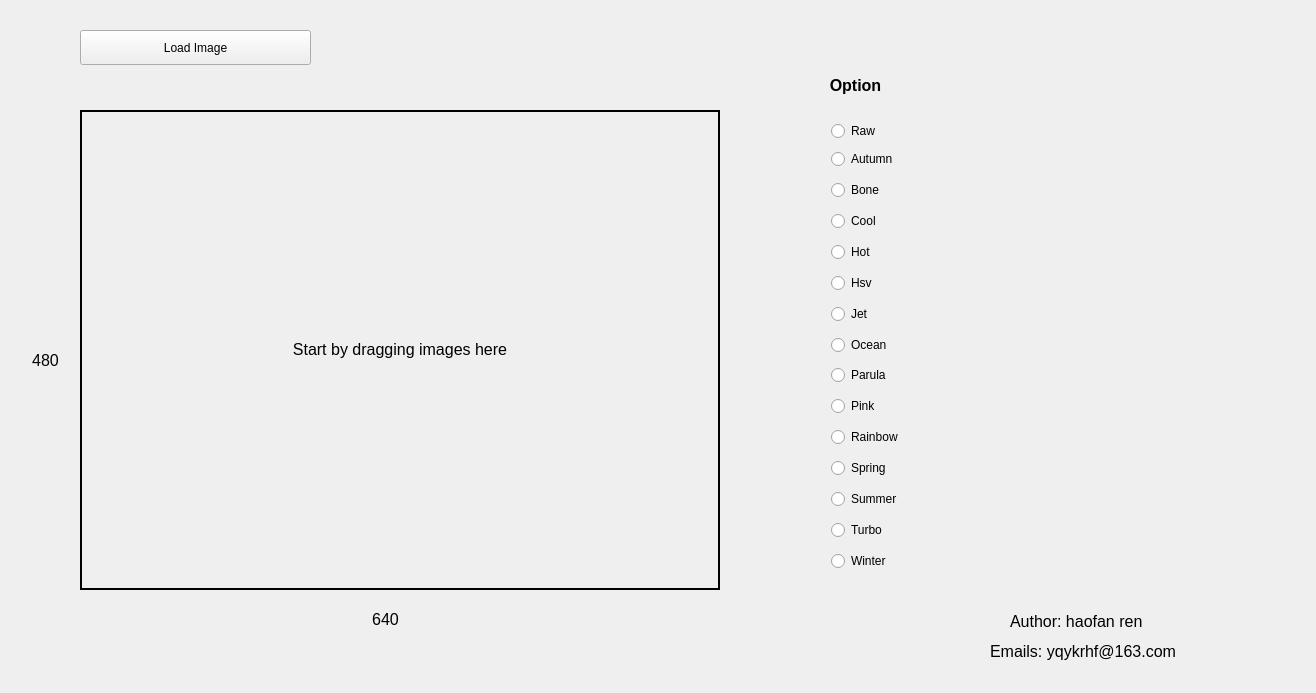
<?xml version="1.0" encoding="UTF-8"?>
<ui version="4.0">
 <class>Widget</class>
 <widget class="QWidget" name="Widget">
  <property name="geometry">
   <rect>
    <x>0</x>
    <y>0</y>
    <width>1316</width>
    <height>693</height>
   </rect>
  </property>
  <property name="cursor">
   <cursorShape>ArrowCursor</cursorShape>
  </property>
  <property name="windowTitle">
   <string>Widget</string>
  </property>
  <property name="windowIcon">
   <iconset>
    <normaloff>logo/logo.ico</normaloff>logo/logo.ico</iconset>
  </property>
  <widget class="QLabel" name="OptionLabel">
   <property name="enabled">
    <bool>true</bool>
   </property>
   <property name="geometry">
    <rect>
     <x>820</x>
     <y>70</y>
     <width>71</width>
     <height>31</height>
    </rect>
   </property>
   <property name="text">
    <string>&lt;html&gt;&lt;head/&gt;&lt;body&gt;&lt;p align=&quot;center&quot;&gt;&lt;span style=&quot; font-size:12pt; font-weight:600;&quot;&gt;Option&lt;/span&gt;&lt;/p&gt;&lt;/body&gt;&lt;/html&gt;</string>
   </property>
  </widget>
  <widget class="QLabel" name="RawImageLabel">
   <property name="geometry">
    <rect>
     <x>80</x>
     <y>110</y>
     <width>640</width>
     <height>480</height>
    </rect>
   </property>
   <property name="styleSheet">
    <string notr="true">border-width: 2px;
border-style: solid;
border-color: rgb(0, 0, 0);</string>
   </property>
   <property name="text">
    <string>&lt;html&gt;&lt;head/&gt;&lt;body&gt;&lt;p&gt;&lt;span style=&quot; font-size:12pt;&quot;&gt;Start by dragging images here&lt;/span&gt;&lt;/p&gt;&lt;/body&gt;&lt;/html&gt;</string>
   </property>
   <property name="alignment">
    <set>Qt::AlignCenter</set>
   </property>
  </widget>
  <widget class="QLabel" name="WidthLabel">
   <property name="enabled">
    <bool>true</bool>
   </property>
   <property name="geometry">
    <rect>
     <x>340</x>
     <y>610</y>
     <width>91</width>
     <height>21</height>
    </rect>
   </property>
   <property name="text">
    <string>&lt;html&gt;&lt;head/&gt;&lt;body&gt;&lt;p&gt;&lt;span style=&quot; font-size:12pt;&quot;&gt;640&lt;/span&gt;&lt;br/&gt;&lt;/p&gt;&lt;/body&gt;&lt;/html&gt;</string>
   </property>
   <property name="alignment">
    <set>Qt::AlignCenter</set>
   </property>
  </widget>
  <widget class="QLabel" name="HeightLabel">
   <property name="enabled">
    <bool>true</bool>
   </property>
   <property name="geometry">
    <rect>
     <x>0</x>
     <y>350</y>
     <width>91</width>
     <height>21</height>
    </rect>
   </property>
   <property name="text">
    <string>&lt;html&gt;&lt;head/&gt;&lt;body&gt;&lt;p&gt;&lt;span style=&quot; font-size:12pt;&quot;&gt;480&lt;/span&gt;&lt;/p&gt;&lt;/body&gt;&lt;/html&gt;</string>
   </property>
   <property name="alignment">
    <set>Qt::AlignCenter</set>
   </property>
  </widget>
  <widget class="QWidget" name="layoutWidget">
   <property name="geometry">
    <rect>
     <x>820</x>
     <y>110</y>
     <width>402</width>
     <height>475</height>
    </rect>
   </property>
   <layout class="QVBoxLayout" name="verticalLayout_4">
    <item>
     <widget class="QRadioButton" name="RawRadioButton">
      <property name="styleSheet">
       <string notr="true">font: 10pt &quot;Arial&quot;;</string>
      </property>
      <property name="text">
       <string>Raw</string>
      </property>
      <property name="checked">
       <bool>false</bool>
      </property>
     </widget>
    </item>
    <item>
     <layout class="QVBoxLayout" name="verticalLayout">
      <item>
       <layout class="QHBoxLayout" name="horizontalLayout">
        <item>
         <widget class="QRadioButton" name="AutumnRadioButton">
          <property name="styleSheet">
           <string notr="true">font: 10pt &quot;Arial&quot;;</string>
          </property>
          <property name="text">
           <string>Autumn</string>
          </property>
          <property name="checked">
           <bool>false</bool>
          </property>
         </widget>
        </item>
        <item>
         <widget class="QLabel" name="AutumnScaleLabel">
          <property name="text">
           <string/>
          </property>
          <property name="pixmap">
           <pixmap resource="colormapScale/colormapscale.qrc">:/images/autumn.jpg</pixmap>
          </property>
         </widget>
        </item>
       </layout>
      </item>
      <item>
       <layout class="QHBoxLayout" name="horizontalLayout_2">
        <item>
         <widget class="QRadioButton" name="BoneRadioButton">
          <property name="styleSheet">
           <string notr="true">font: 10pt &quot;Arial&quot;;</string>
          </property>
          <property name="text">
           <string>Bone  </string>
          </property>
         </widget>
        </item>
        <item>
         <widget class="QLabel" name="BoneScaleLabel">
          <property name="text">
           <string/>
          </property>
          <property name="pixmap">
           <pixmap resource="colormapScale/colormapscale.qrc">:/images/bone.jpg</pixmap>
          </property>
         </widget>
        </item>
       </layout>
      </item>
      <item>
       <layout class="QHBoxLayout" name="horizontalLayout_3">
        <item>
         <widget class="QRadioButton" name="CoolRadioButton">
          <property name="styleSheet">
           <string notr="true">font: 10pt &quot;Arial&quot;;</string>
          </property>
          <property name="text">
           <string>Cool  </string>
          </property>
         </widget>
        </item>
        <item>
         <widget class="QLabel" name="CoolScaleLabel">
          <property name="text">
           <string/>
          </property>
          <property name="pixmap">
           <pixmap resource="colormapScale/colormapscale.qrc">:/images/cool.jpg</pixmap>
          </property>
         </widget>
        </item>
       </layout>
      </item>
      <item>
       <layout class="QHBoxLayout" name="horizontalLayout_4">
        <item>
         <widget class="QRadioButton" name="HotRadioButton">
          <property name="styleSheet">
           <string notr="true">font: 10pt &quot;Arial&quot;;</string>
          </property>
          <property name="text">
           <string>Hot   </string>
          </property>
         </widget>
        </item>
        <item>
         <widget class="QLabel" name="HotScaleLabel">
          <property name="text">
           <string/>
          </property>
          <property name="pixmap">
           <pixmap resource="colormapScale/colormapscale.qrc">:/images/hot.jpg</pixmap>
          </property>
         </widget>
        </item>
       </layout>
      </item>
      <item>
       <layout class="QHBoxLayout" name="horizontalLayout_5">
        <item>
         <widget class="QRadioButton" name="HsvRadioButton">
          <property name="styleSheet">
           <string notr="true">font: 10pt &quot;Arial&quot;;</string>
          </property>
          <property name="text">
           <string>Hsv   </string>
          </property>
         </widget>
        </item>
        <item>
         <widget class="QLabel" name="HsvScaleLabel">
          <property name="text">
           <string/>
          </property>
          <property name="pixmap">
           <pixmap resource="colormapScale/colormapscale.qrc">:/images/hsv.jpg</pixmap>
          </property>
         </widget>
        </item>
       </layout>
      </item>
      <item>
       <layout class="QHBoxLayout" name="horizontalLayout_6">
        <item>
         <widget class="QRadioButton" name="JetRadioButton">
          <property name="styleSheet">
           <string notr="true">font: 10pt &quot;Arial&quot;;</string>
          </property>
          <property name="text">
           <string>Jet</string>
          </property>
         </widget>
        </item>
        <item>
         <widget class="QLabel" name="JetScaleLabel">
          <property name="text">
           <string/>
          </property>
          <property name="pixmap">
           <pixmap resource="colormapScale/colormapscale.qrc">:/images/jet.jpg</pixmap>
          </property>
         </widget>
        </item>
       </layout>
      </item>
      <item>
       <layout class="QHBoxLayout" name="horizontalLayout_7">
        <item>
         <widget class="QRadioButton" name="OceanRadioButton">
          <property name="styleSheet">
           <string notr="true">font: 10pt &quot;Arial&quot;;</string>
          </property>
          <property name="text">
           <string>Ocean</string>
          </property>
         </widget>
        </item>
        <item>
         <widget class="QLabel" name="OceanScaleLabel">
          <property name="text">
           <string/>
          </property>
          <property name="pixmap">
           <pixmap resource="colormapScale/colormapscale.qrc">:/images/ocean.jpg</pixmap>
          </property>
         </widget>
        </item>
       </layout>
      </item>
      <item>
       <layout class="QHBoxLayout" name="horizontalLayout_8">
        <item>
         <widget class="QRadioButton" name="ParulaRadioButton">
          <property name="styleSheet">
           <string notr="true">font: 10pt &quot;Arial&quot;;</string>
          </property>
          <property name="text">
           <string>Parula</string>
          </property>
         </widget>
        </item>
        <item>
         <widget class="QLabel" name="ParulaScaleLabel">
          <property name="text">
           <string/>
          </property>
          <property name="pixmap">
           <pixmap resource="colormapScale/colormapscale.qrc">:/images/parula.jpg</pixmap>
          </property>
         </widget>
        </item>
       </layout>
      </item>
      <item>
       <layout class="QHBoxLayout" name="horizontalLayout_9">
        <item>
         <widget class="QRadioButton" name="PinkRadioButton">
          <property name="styleSheet">
           <string notr="true">font: 10pt &quot;Arial&quot;;</string>
          </property>
          <property name="text">
           <string>Pink</string>
          </property>
         </widget>
        </item>
        <item>
         <widget class="QLabel" name="PinkScaleLabel">
          <property name="text">
           <string/>
          </property>
          <property name="pixmap">
           <pixmap resource="colormapScale/colormapscale.qrc">:/images/pink.jpg</pixmap>
          </property>
         </widget>
        </item>
       </layout>
      </item>
      <item>
       <layout class="QHBoxLayout" name="horizontalLayout_10">
        <item>
         <widget class="QRadioButton" name="RainbowRadioButton">
          <property name="styleSheet">
           <string notr="true">font: 10pt &quot;Arial&quot;;</string>
          </property>
          <property name="text">
           <string>Rainbow</string>
          </property>
         </widget>
        </item>
        <item>
         <widget class="QLabel" name="RainbowScaleLabel">
          <property name="text">
           <string/>
          </property>
          <property name="pixmap">
           <pixmap resource="colormapScale/colormapscale.qrc">:/images/rainbow.jpg</pixmap>
          </property>
         </widget>
        </item>
       </layout>
      </item>
      <item>
       <layout class="QHBoxLayout" name="horizontalLayout_11">
        <item>
         <widget class="QRadioButton" name="SpringRadioButton">
          <property name="styleSheet">
           <string notr="true">font: 10pt &quot;Arial&quot;;</string>
          </property>
          <property name="text">
           <string>Spring</string>
          </property>
         </widget>
        </item>
        <item>
         <widget class="QLabel" name="SpringScaleLabel">
          <property name="text">
           <string/>
          </property>
          <property name="pixmap">
           <pixmap resource="colormapScale/colormapscale.qrc">:/images/spring.jpg</pixmap>
          </property>
         </widget>
        </item>
       </layout>
      </item>
      <item>
       <layout class="QHBoxLayout" name="horizontalLayout_12">
        <item>
         <widget class="QRadioButton" name="SummerRadioButton">
          <property name="styleSheet">
           <string notr="true">font: 10pt &quot;Arial&quot;;</string>
          </property>
          <property name="text">
           <string>Summer</string>
          </property>
         </widget>
        </item>
        <item>
         <widget class="QLabel" name="SummerScaleLabel">
          <property name="text">
           <string/>
          </property>
          <property name="pixmap">
           <pixmap resource="colormapScale/colormapscale.qrc">:/images/summer.jpg</pixmap>
          </property>
         </widget>
        </item>
       </layout>
      </item>
      <item>
       <layout class="QHBoxLayout" name="horizontalLayout_13">
        <item>
         <widget class="QRadioButton" name="TurboRadioButton">
          <property name="styleSheet">
           <string notr="true">font: 10pt &quot;Arial&quot;;</string>
          </property>
          <property name="text">
           <string>Turbo</string>
          </property>
         </widget>
        </item>
        <item>
         <widget class="QLabel" name="TurboScaleLabel">
          <property name="text">
           <string/>
          </property>
          <property name="pixmap">
           <pixmap resource="colormapScale/colormapscale.qrc">:/images/turbo.jpg</pixmap>
          </property>
         </widget>
        </item>
       </layout>
      </item>
      <item>
       <layout class="QHBoxLayout" name="horizontalLayout_14">
        <item>
         <widget class="QRadioButton" name="WinterRadioButton">
          <property name="styleSheet">
           <string notr="true">font: 10pt &quot;Arial&quot;;</string>
          </property>
          <property name="text">
           <string>Winter</string>
          </property>
         </widget>
        </item>
        <item>
         <widget class="QLabel" name="WinterScaleLabel">
          <property name="text">
           <string/>
          </property>
          <property name="pixmap">
           <pixmap resource="colormapScale/colormapscale.qrc">:/images/winter.jpg</pixmap>
          </property>
         </widget>
        </item>
       </layout>
      </item>
     </layout>
    </item>
   </layout>
  </widget>
  <widget class="QPushButton" name="LoadButton">
   <property name="geometry">
    <rect>
     <x>80</x>
     <y>30</y>
     <width>231</width>
     <height>35</height>
    </rect>
   </property>
   <property name="styleSheet">
    <string notr="true">font: 87 11pt &quot;Arial Black&quot;;</string>
   </property>
   <property name="text">
    <string>Load Image</string>
   </property>
  </widget>
  <widget class="QLabel" name="AuthorLabel">
   <property name="geometry">
    <rect>
     <x>1010</x>
     <y>610</y>
     <width>180</width>
     <height>23</height>
    </rect>
   </property>
   <property name="text">
    <string>&lt;html&gt;&lt;head/&gt;&lt;body&gt;&lt;p&gt;&lt;span style=&quot; font-size:12pt;&quot;&gt;Author: haofan ren&lt;/span&gt;&lt;/p&gt;&lt;/body&gt;&lt;/html&gt;</string>
   </property>
   <property name="alignment">
    <set>Qt::AlignLeading|Qt::AlignLeft|Qt::AlignVCenter</set>
   </property>
  </widget>
  <widget class="QLabel" name="EmailLabel">
   <property name="geometry">
    <rect>
     <x>990</x>
     <y>640</y>
     <width>230</width>
     <height>23</height>
    </rect>
   </property>
   <property name="text">
    <string>&lt;html&gt;&lt;head/&gt;&lt;body&gt;&lt;p&gt;&lt;span style=&quot; font-size:12pt;&quot;&gt;Emails: yqykrhf@163.com&lt;/span&gt;&lt;/p&gt;&lt;/body&gt;&lt;/html&gt;</string>
   </property>
   <property name="alignment">
    <set>Qt::AlignLeading|Qt::AlignLeft|Qt::AlignVCenter</set>
   </property>
  </widget>
 </widget>
 <layoutdefault spacing="6" margin="11"/>
 <resources>
  <include location="colormapScale/colormapscale.qrc"/>
 </resources>
 <connections/>
</ui>
